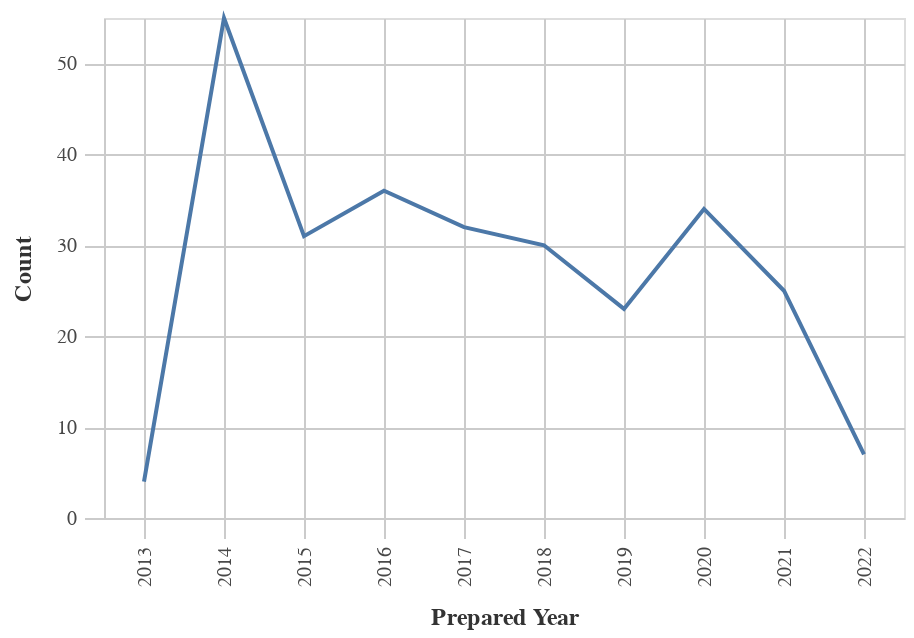

Write notebook code for a chart like this one.
### Code cell
#Line chart for Obligations by Year
chart_df = (df_top>>filter(_.variable=='prepared_y')).rename(columns= {"value":"Year"})
    
chart1= (_dla_utils_reports.basic_line_chart_test_no_save(chart_df, 'Year', 'count', district)).encode(x=alt.X('Year:O', title='Prepared Year'))
    
display(HTML("<h4><strong>Obligations by Year</strong></h4>"))
chart1

### Figure 1 — Vega-Lite specification as saved in the notebook (floating-point values rounded to 4 significant figures)
{"config": {"view": {"continuousWidth": 400, "continuousHeight": 300}, "axis": {"domainColor": "#cbcbcb", "grid": true, "gridColor": "#cbcbcb", "gridWidth": 1, "labelColor": "#474747", "labelFont": "Nunito Sans", "labelFontSize": 10, "labelPadding": 4, "tickColor": "#cbcbcb", "tickSize": 10, "titleColor": "#333", "titleFont": "Raleway", "titleFontSize": 12, "titlePadding": 10}, "axisBand": {"grid": false}, "background": "white", "font": "Raleway", "header": {"labelFont": "Nunito Sans", "titleFont": "Raleway"}, "legend": {"labelColor": "#333", "labelFont": "Nunito Sans", "labelFontSize": 11, "labelLimit": 0, "padding": 1, "symbolSize": 30, "symbolType": "square", "titleColor": "#333", "titleFont": "Raleway", "titleFontSize": 14, "titlePadding": 10}, "title": {"anchor": "middle", "font": "Raleway", "fontSize": 18, "fontWeight": 300, "offset": 20}}, "data": {"name": "data-9e70a5aa5d2d5468a4d9a90d84150f36"}, "mark": "line", "encoding": {"tooltip": [{"field": "Year", "type": "quantitative"}, {"field": "count", "type": "quantitative"}], "x": {"field": "Year", "title": "Prepared Year", "type": "ordinal"}, "y": {"field": "count", "title": "Count", "type": "quantitative"}}, "height": 250, "width": 400, "$schema": "https://vega.github.io/schema/vega-lite/v4.17.0.json", "datasets": {"data-9e70a5aa5d2d5468a4d9a90d84150f36": [{"Year": 2014.0, "count": 55, "variable": "prepared_y"}, {"Year": 2016.0, "count": 36, "variable": "prepared_y"}, {"Year": 2020.0, "count": 34, "variable": "prepared_y"}, {"Year": 2017.0, "count": 32, "variable": "prepared_y"}, {"Year": 2015.0, "count": 31, "variable": "prepared_y"}, {"Year": 2018.0, "count": 30, "variable": "prepared_y"}, {"Year": 2021.0, "count": 25, "variable": "prepared_y"}, {"Year": 2019.0, "count": 23, "variable": "prepared_y"}, {"Year": 2022.0, "count": 7, "variable": "prepared_y"}, {"Year": 2013.0, "count": 4, "variable": "prepared_y"}]}}
